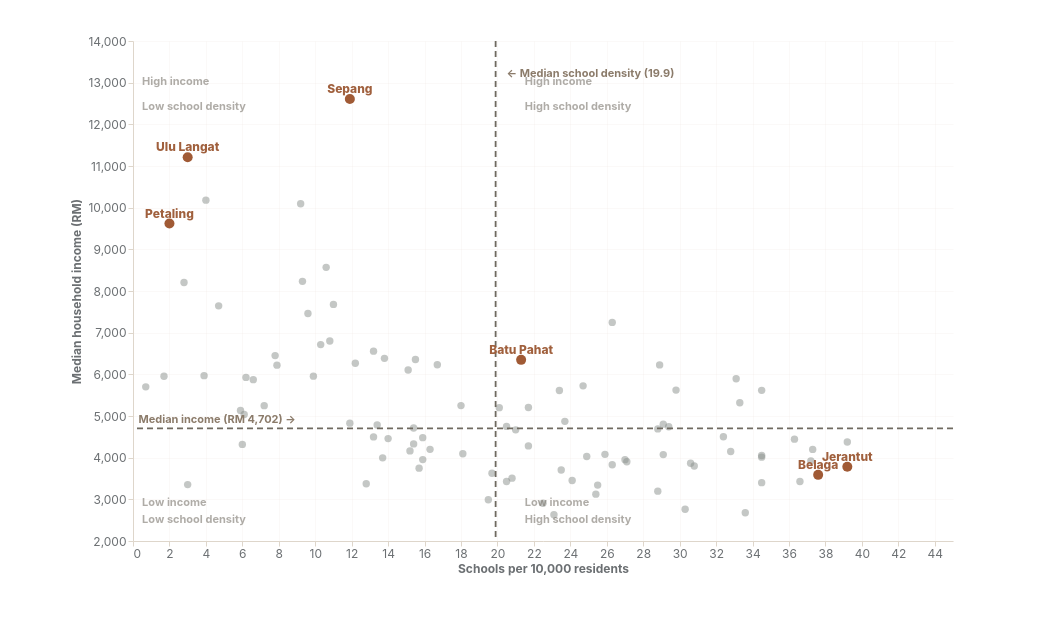

Vega-Lite specification stored for this chart:
### Vega-Lite specification from a JSON file in a GitHub repository (floating-point values rounded to 4 significant figures)
{"$schema": "https://vega.github.io/schema/vega-lite/v5.json", "width": 820, "height": 500, "autosize": {"type": "pad", "contains": "padding"}, "layer": [{"data": {"values": [{"d": "Batu Pahat", "s": "Johor", "i": 6347, "sc": 21.3}, {"d": "Johor Bahru", "s": "Johor", "i": 8232, "sc": 9.3}, {"d": "Kluang", "s": "Johor", "i": 5204, "sc": 21.7}, {"d": "Kota Tinggi", "s": "Johor", "i": 6227, "sc": 28.9}, {"d": "Kulai", "s": "Johor", "i": 7460, "sc": 9.6}, {"d": "Mersing", "s": "Johor", "i": 4445, "sc": 36.3}, {"d": "Muar", "s": "Johor", "i": 5724, "sc": 24.7}, {"d": "Pontian", "s": "Johor", "i": 5616, "sc": 34.5}, {"d": "Segamat", "s": "Johor", "i": 5318, "sc": 33.3}, {"d": "Tangkak", "s": "Johor", "i": 5622, "sc": 29.8}, {"d": "Baling", "s": "Kedah", "i": 3400, "sc": 34.5}, {"d": "Kota Setar", "s": "Kedah", "i": 4751, "sc": 20.5}, {"d": "Kuala Muda", "s": "Kedah", "i": 4200, "sc": 16.3}, {"d": "Kubang Pasu", "s": "Kedah", "i": 5201, "sc": 20.1}, {"d": "Kulim", "s": "Kedah", "i": 4498, "sc": 13.2}, {"d": "Langkawi", "s": "Kedah", "i": 5250, "sc": 18.0}, {"d": "Padang Terap", "s": "Kedah", "i": 3902, "sc": 27.1}, {"d": "Pendang", "s": "Kedah", "i": 3801, "sc": 30.8}, {"d": "Pokok Sena", "s": "Kedah", "i": 4668, "sc": 21.0}, {"d": "Sik", "s": "Kedah", "i": 3703, "sc": 23.5}, {"d": "Yan", "s": "Kedah", "i": 4080, "sc": 25.9}, {"d": "Bachok", "s": "Kelantan", "i": 3625, "sc": 19.7}, {"d": "Gua Musang", "s": "Kelantan", "i": 3342, "sc": 25.5}, {"d": "Jeli", "s": "Kelantan", "i": 2906, "sc": 22.5}, {"d": "Kecil Lojing", "s": "Kelantan", "i": 2630, "sc": 23.1}, {"d": "Kota Bharu", "s": "Kelantan", "i": 4330, "sc": 15.4}, {"d": "Kuala Krai", "s": "Kelantan", "i": 2763, "sc": 30.3}, {"d": "Machang", "s": "Kelantan", "i": 3429, "sc": 20.5}, {"d": "Pasir Mas", "s": "Kelantan", "i": 3508, "sc": 20.8}, {"d": "Pasir Puteh", "s": "Kelantan", "i": 3453, "sc": 24.1}, {"d": "Tanah Merah", "s": "Kelantan", "i": 2991, "sc": 19.5}, {"d": "Tumpat", "s": "Kelantan", "i": 3749, "sc": 15.7}, {"d": "Alor Gajah", "s": "Melaka", "i": 5611, "sc": 23.4}, {"d": "Jasin", "s": "Melaka", "i": 5895, "sc": 33.1}, {"d": "Melaka Tengah", "s": "Melaka", "i": 6557, "sc": 13.2}, {"d": "Jempol", "s": "Negeri Sembilan", "i": 3830, "sc": 26.3}, {"d": "Port Dickson", "s": "Negeri Sembilan", "i": 4805, "sc": 29.1}, {"d": "Seremban", "s": "Negeri Sembilan", "i": 6384, "sc": 13.8}, {"d": "Tampin", "s": "Negeri Sembilan", "i": 4012, "sc": 34.5}, {"d": "Bentong", "s": "Pahang", "i": 4691, "sc": 28.8}, {"d": "Bera", "s": "Pahang", "i": 3866, "sc": 30.6}, {"d": "Jerantut", "s": "Pahang", "i": 3781, "sc": 39.2}, {"d": "Kuantan", "s": "Pahang", "i": 5926, "sc": 6.2}, {"d": "Maran", "s": "Pahang", "i": 4319, "sc": 6.0}, {"d": "Pekan", "s": "Pahang", "i": 4053, "sc": 34.5}, {"d": "Raub", "s": "Pahang", "i": 4375, "sc": 39.2}, {"d": "Rompin", "s": "Pahang", "i": 4148, "sc": 32.8}, {"d": "Temerloh", "s": "Pahang", "i": 4283, "sc": 21.7}, {"d": "Batang Padang", "s": "Perak", "i": 3953, "sc": 27.0}, {"d": "Hilir Perak", "s": "Perak", "i": 4199, "sc": 37.3}, {"d": "Kerian", "s": "Perak", "i": 3996, "sc": 13.7}, {"d": "Kinta", "s": "Perak", "i": 5037, "sc": 6.1}, {"d": "Larut Dan Matang", "s": "Perak", "i": 4029, "sc": 24.9}, {"d": "Manjung", "s": "Perak", "i": 5135, "sc": 5.9}, {"d": "Perlis", "s": "Perlis", "i": 4713, "sc": 15.4}, {"d": "Barat Daya", "s": "Pulau Pinang", "i": 7247, "sc": 26.3}, {"d": "Seberang Perai Selatan", "s": "Pulau Pinang", "i": 6231, "sc": 16.7}, {"d": "Seberang Perai Tengah", "s": "Pulau Pinang", "i": 6220, "sc": 7.9}, {"d": "Seberang Perai Utara", "s": "Pulau Pinang", "i": 6103, "sc": 15.1}, {"d": "Timur Laut", "s": "Pulau Pinang", "i": 6714, "sc": 10.3}, {"d": "Keningau", "s": "Sabah", "i": 4502, "sc": 32.4}, {"d": "Kinabatangan", "s": "Sabah", "i": 4162, "sc": 15.2}, {"d": "Kota Belud", "s": "Sabah", "i": 3429, "sc": 36.6}, {"d": "Kota Kinabalu", "s": "Sabah", "i": 5957, "sc": 9.9}, {"d": "Kota Marudu", "s": "Sabah", "i": 2677, "sc": 33.6}, {"d": "Kunak", "s": "Sabah", "i": 4480, "sc": 15.9}, {"d": "Lahad Datu", "s": "Sabah", "i": 4457, "sc": 14.0}, {"d": "Papar", "s": "Sabah", "i": 4871, "sc": 23.7}, {"d": "Penampang", "s": "Sabah", "i": 6265, "sc": 12.2}, {"d": "Putatan", "s": "Sabah", "i": 5699, "sc": 0.7}, {"d": "Sandakan", "s": "Sabah", "i": 4828, "sc": 11.9}, {"d": "Semporna", "s": "Sabah", "i": 4093, "sc": 18.1}, {"d": "Tawau", "s": "Sabah", "i": 4783, "sc": 13.4}, {"d": "Telupid", "s": "Sabah", "i": 3953, "sc": 15.9}, {"d": "Tuaran", "s": "Sabah", "i": 3921, "sc": 37.2}, {"d": "Belaga", "s": "Sarawak", "i": 3587, "sc": 37.6}, {"d": "Bintulu", "s": "Sarawak", "i": 8567, "sc": 10.6}, {"d": "Daro", "s": "Sarawak", "i": 3373, "sc": 12.8}, {"d": "Kuching", "s": "Sarawak", "i": 5968, "sc": 3.9}, {"d": "Matu", "s": "Sarawak", "i": 3354, "sc": 3.0}, {"d": "Miri", "s": "Sarawak", "i": 6449, "sc": 7.8}, {"d": "Pusa", "s": "Sarawak", "i": 3124, "sc": 25.4}, {"d": "Samarahan", "s": "Sarawak", "i": 5953, "sc": 1.7}, {"d": "Serian", "s": "Sarawak", "i": 4074, "sc": 29.1}, {"d": "Sibu", "s": "Sarawak", "i": 5248, "sc": 7.2}, {"d": "Simunjan", "s": "Sarawak", "i": 3196, "sc": 28.8}, {"d": "Gombak", "s": "Selangor", "i": 10180, "sc": 4.0}, {"d": "Klang", "s": "Selangor", "i": 8203, "sc": 2.8}, {"d": "Kuala Langat", "s": "Selangor", "i": 10093, "sc": 9.2}, {"d": "Kuala Selangor", "s": "Selangor", "i": 7644, "sc": 4.7}, {"d": "Petaling", "s": "Selangor", "i": 9618, "sc": 2.0}, {"d": "Sepang", "s": "Selangor", "i": 12608, "sc": 11.9}, {"d": "Ulu Langat", "s": "Selangor", "i": 11210, "sc": 3.0}, {"d": "Ulu Selangor", "s": "Selangor", "i": 7678, "sc": 11.0}, {"d": "Besut", "s": "Terengganu", "i": 4743, "sc": 29.4}, {"d": "Dungun", "s": "Terengganu", "i": 6356, "sc": 15.5}, {"d": "Kuala Nerus", "s": "Terengganu", "i": 6800, "sc": 10.8}, {"d": "Kuala Terengganu", "s": "Terengganu", "i": 5872, "sc": 6.6}]}, "mark": {"type": "point", "filled": true, "size": 55, "opacity": 0.5, "color": "#8A8F8C"}, "encoding": {"x": {"field": "sc", "type": "quantitative", "title": "Schools per 10,000 residents", "scale": {"domain": [0, 42]}}, "y": {"field": "i", "type": "quantitative", "title": "Median household income (RM)", "scale": {"domain": [2500, 13500]}}, "tooltip": [{"field": "d", "type": "nominal", "title": "District"}, {"field": "s", "type": "nominal", "title": "State"}, {"field": "i", "type": "quantitative", "format": ",.0f", "title": "Income (RM)"}, {"field": "sc", "type": "quantitative", "format": ".1f", "title": "Schools / 10k"}]}}, {"data": {"values": [{}]}, "mark": {"type": "rule", "color": "#6F6A60", "strokeWidth": 1.8, "strokeDash": [6, 4]}, "encoding": {"x": {"datum": 19.9, "type": "quantitative"}}}, {"data": {"values": [{}]}, "mark": {"type": "rule", "color": "#6F6A60", "strokeWidth": 1.8, "strokeDash": [6, 4]}, "encoding": {"y": {"datum": 4702, "type": "quantitative"}}}, {"data": {"values": [{"x": 0.5, "y": 13200, "label": "High income"}, {"x": 0.5, "y": 12600, "label": "Low school density"}, {"x": 21.5, "y": 13200, "label": "High income"}, {"x": 21.5, "y": 12600, "label": "High school density"}, {"x": 0.5, "y": 3100, "label": "Low income"}, {"x": 0.5, "y": 2700, "label": "Low school density"}, {"x": 21.5, "y": 3100, "label": "Low income"}, {"x": 21.5, "y": 2700, "label": "High school density"}]}, "mark": {"type": "text", "align": "left", "fontSize": 11, "fontWeight": 700, "opacity": 0.6, "color": "#7A746C", "dy": 8}, "encoding": {"x": {"field": "x", "type": "quantitative"}, "y": {"field": "y", "type": "quantitative"}, "text": {"field": "label"}}}, {"data": {"values": [{"sc": 11.9, "i": 12608, "label": "Sepang"}, {"sc": 3.0, "i": 11210, "label": "Ulu Langat"}, {"sc": 2.0, "i": 9618, "label": "Petaling"}, {"sc": 39.2, "i": 3781, "label": "Jerantut"}, {"sc": 37.6, "i": 3587, "label": "Belaga"}, {"sc": 21.3, "i": 6347, "label": "Batu Pahat"}]}, "mark": {"type": "point", "filled": true, "size": 100, "color": "#A05A35", "opacity": 1}, "encoding": {"x": {"field": "sc", "type": "quantitative"}, "y": {"field": "i", "type": "quantitative"}}}, {"data": {"values": [{"sc": 11.9, "i": 12608, "label": "Sepang", "ax": "left", "dx": -8}, {"sc": 3.0, "i": 11210, "label": "Ulu Langat", "ax": "left", "dx": -8}, {"sc": 2.0, "i": 9618, "label": "Petaling", "ax": "left", "dx": -8}, {"sc": 39.2, "i": 3781, "label": "Jerantut", "ax": "right", "dx": 8}, {"sc": 37.6, "i": 3587, "label": "Belaga", "ax": "right", "dx": 8}, {"sc": 21.3, "i": 6347, "label": "Batu Pahat", "ax": "right", "dx": 8}]}, "mark": {"type": "text", "fontSize": 12, "fontWeight": 800, "color": "#A0603D", "dy": -10}, "encoding": {"x": {"field": "sc", "type": "quantitative"}, "y": {"field": "i", "type": "quantitative"}, "text": {"field": "label"}, "align": {"field": "ax"}}}, {"data": {"values": [{"x": 20.5, "y": 13200, "label": "← Median school density (19.9)"}, {"x": 0.3, "y": 4900, "label": "Median income (RM 4,702) →"}]}, "mark": {"type": "text", "fontSize": 11, "fontWeight": 700, "color": "#8B7B6A", "align": "left", "dy": 0}, "encoding": {"x": {"field": "x", "type": "quantitative"}, "y": {"field": "y", "type": "quantitative"}, "text": {"field": "label"}, "align": {"value": "left"}}}], "config": {"view": {"stroke": null}, "background": null, "font": "Inter", "axis": {"labelFont": "Inter", "titleFont": "Inter", "labelColor": "#6B6F72", "titleColor": "#6B6F72", "gridColor": "#E0D8CE", "domainColor": "#DED6CB", "tickColor": "#DED6CB", "labelFontSize": 12, "titleFontSize": 12, "gridOpacity": 0.15}, "text": {"font": "Inter", "color": "#1F2528"}}, "padding": {"left": 70, "right": 90, "top": 35, "bottom": 55}}
